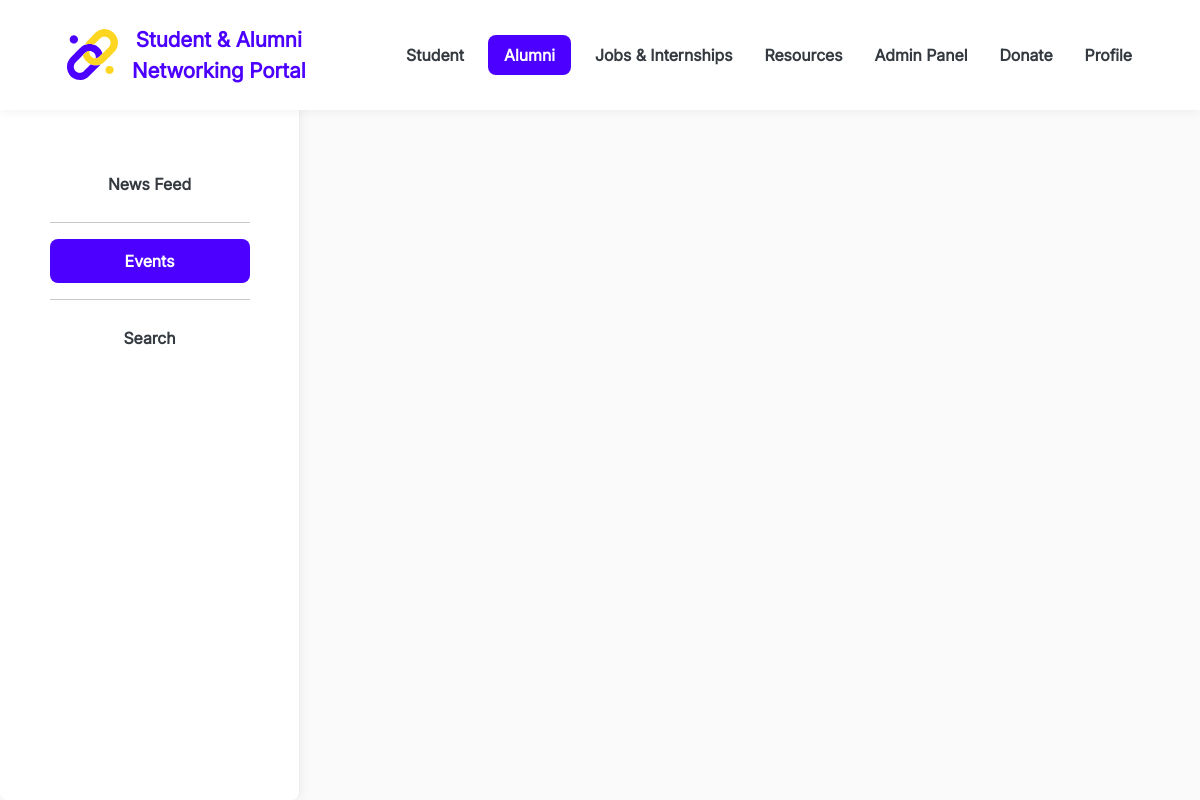
The page /SANP/alumni-events.php (signed in) on the database as committed earlier.
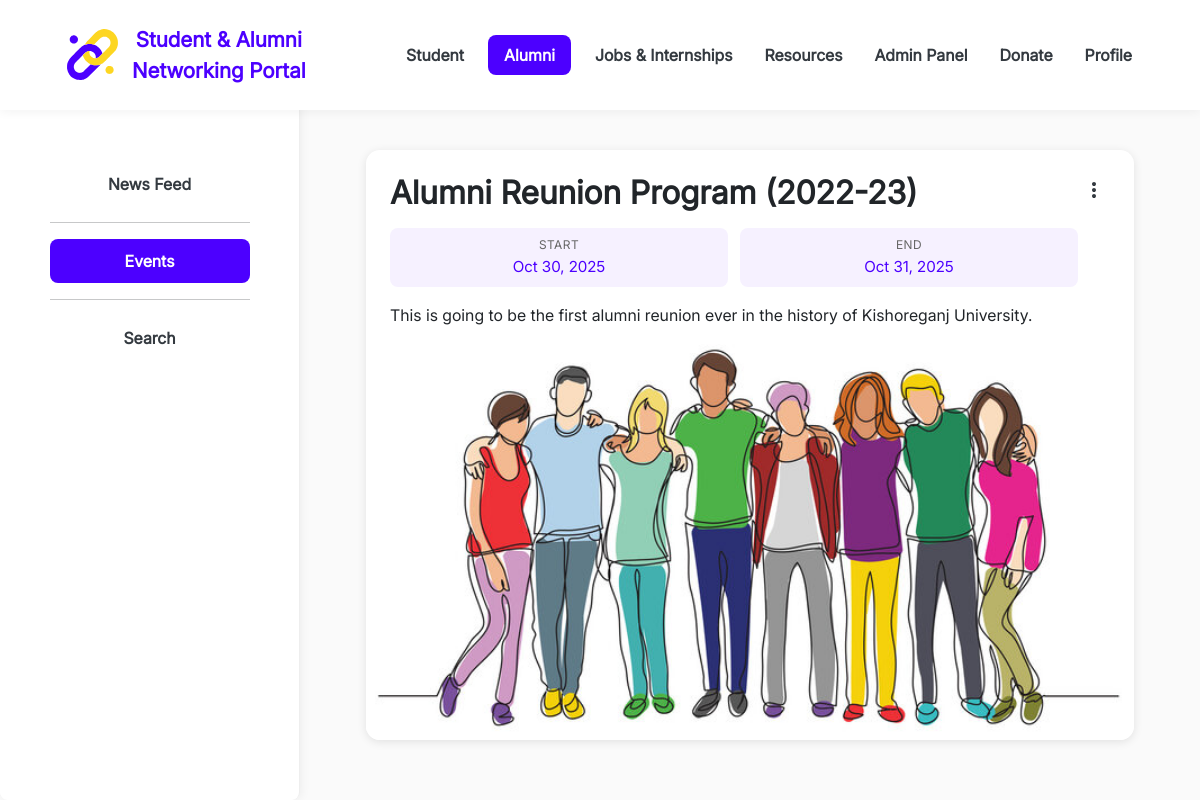
The same page on the database as committed later.
### tables this page shows
CREATE TABLE IF NOT EXISTS `events` (
  `event_id` char(32) NOT NULL,
  `type` varchar(8) DEFAULT NULL,
  `timestamp` timestamp NOT NULL DEFAULT CURRENT_TIMESTAMP,
  `title` varchar(256) DEFAULT NULL,
  `start_date` date DEFAULT NULL,
  `end_date` date DEFAULT NULL,
  `description` text,
  `image` varchar(256) DEFAULT NULL,
  `approve_status` tinyint(1) DEFAULT '0',
  `approved_by` varchar(12) DEFAULT NULL,
  `posted_by` varchar(12) DEFAULT NULL,
  PRIMARY KEY (`event_id`)
);

### SANP/alumni-events.php (the view, shortened to what the changed rows need)
<?php
$db = connect();
?>
<!DOCTYPE html>
<html lang="en">
<head>
    <link href="bootstrap/css/bootstrap.min.css" rel="stylesheet">
    <link href="css/style.css" rel="stylesheet">
</head>
<body>
    <div class="container-fluid">
        <div class="post-container">
            <?php
            $sql = "SELECT * FROM events WHERE type = 'alumni' AND approve_status = 1 ORDER BY timestamp DESC";
            $stmt = $db->prepare($sql);
            $stmt->execute();
            $rel = $stmt->get_result();
            while ($row = $rel->fetch_assoc()) {
                $event_id = $row['event_id'];
                $title = $row['title'];
                $start_date = date("M j, Y", strtotime($row['start_date']));
                $end_date = date("M j, Y", strtotime($row['end_date']));
                $event_des = $row['description'];
                $event_image = $row['image'];
            ?>
                <div class="post-card">
                    <div class="d-flex justify-content-between align-items-start mb-3">
                        <div class="d-flex align-items-center row w-100">
                            <div>
                                <h6 class="mb-3 fw-bold" style="font-size: 2rem;"><?php echo $title ?></h6>
                                <div class="dates">
                                    <div class="date-box">
                                        <span class="date-label">Start</span>
                                        <span class="date-value"><?php echo $start_date ?></span>
                                    </div>
                                    <div class="date-box">
                                        <span class="date-label">End</span>
                                        <span class="date-value"><?php echo $end_date ?></span>
                                    </div>
                                </div>
                            </div>
                        </div>
                        <div type="div" class="more-option" data-bs-toggle="modal" data-bs-target="#optionModal-<?php echo $event_id; ?>">
                            <img src="icons/more-option.svg" alt="">
                        </div>
                    </div>
                    <div class="text-wrapper">
                        <p class="description mb-2"><?php echo $event_des ?> </p>
                    </div>
                    <div class="post-image mt-2" style="margin-bottom: -0.5rem;">
                        <img src="<?php echo $event_image ?>"
                            alt="" />
                    </div>
                </div>
            <?php } ?>
        </div>
    </div>
</body>
</html>

Rows that differ between the two databases and show on the page:
added events: title "Alumni Reunion Program (2022-23)", start_date "Oct 30, 2025", end_date "Oct 31, 2025", description "This is going to be the first alumni reunion ever in the history of Kishoreganj University.", image (picture)
